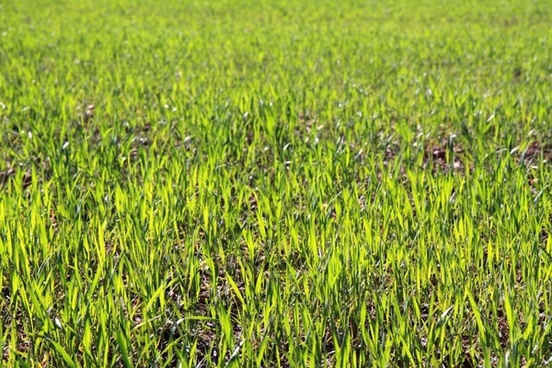
#> input picture 2.jpg, 552 x 368 px
$ python plot_boundary_merge.py
#> lines starting #> are read from the running program, lines starting #| are printed output that depends on the picture
"""
============================================
Hierarchical Merging of Region Boundary RAGs
============================================

"""

from skimage import data, segmentation, filters, color
from skimage.future import graph
from matplotlib import pyplot as plt
import matplotlib.image as mpimg


def weight_boundary(graph, src, dst, n):
    """
    Handle merging of nodes of a region boundary region adjacency graph.

    This function computes the `"weight"` and the count `"count"`
    attributes of the edge between `n` and the node formed after
    merging `src` and `dst`.


    Parameters
    ----------
    graph : RAG
        The graph under consideration.
    src, dst : int
        The vertices in `graph` to be merged.
    n : int
        A neighbor of `src` or `dst` or both.

    Returns
    -------
    data : dict
        A dictionary with the "weight" and "count" attributes to be
        assigned for the merged node.

    """
    default = {'weight': 0.0, 'count': 0}

    count_src = graph[src].get(n, default)['count']
    count_dst = graph[dst].get(n, default)['count']

    weight_src = graph[src].get(n, default)['weight']
    weight_dst = graph[dst].get(n, default)['weight']

    count = count_src + count_dst
    return {
        'count': count,
        'weight': (count_src * weight_src + count_dst * weight_dst)/count
    }


def merge_boundary(graph, src, dst):
    """Call back called before merging 2 nodes.

    In this case we don't need to do any computation here.
    """
    pass

img = mpimg.imread('2.jpg')
#> img is the input picture: shape (368, 552, 3); mean R, G, B 137.3, 154.5, 54.5
edges = filters.sobel(color.rgb2gray(img))
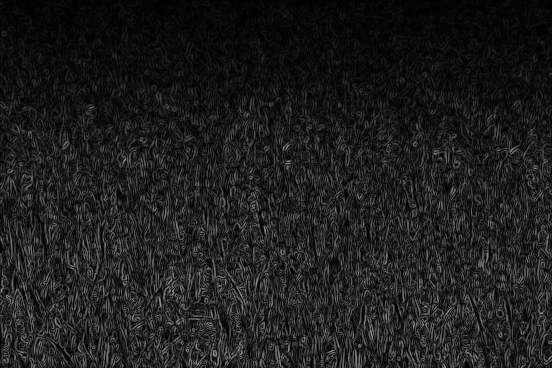
#> edges: shape (368, 552) float64; min 6.21e-05, max 0.638, mean 0.118
labels = segmentation.slic(img, compactness=30, n_segments=400)
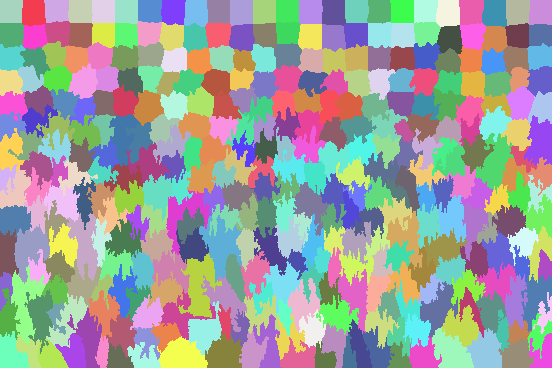
#> labels: shape (368, 552) int64; 350 distinct labels, from 1 to 350; one colour per label, 0 black
g = graph.rag_boundary(labels, edges)

graph.show_rag(labels, g, img)
plt.title('Initial RAG')

labels2 = graph.merge_hierarchical(labels, g, thresh=0.08, rag_copy=False,
                                   in_place_merge=True,
                                   merge_func=merge_boundary,
                                   weight_func=weight_boundary)
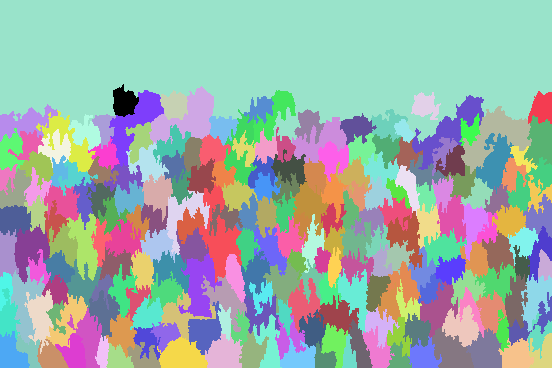
#> labels2: shape (368, 552) int64; 224 distinct labels, from 0 to 223; one colour per label, 0 black

graph.show_rag(labels, g, img)
plt.title('RAG after hierarchical merging')

plt.figure()
out = color.label2rgb(labels2, img, kind='avg')
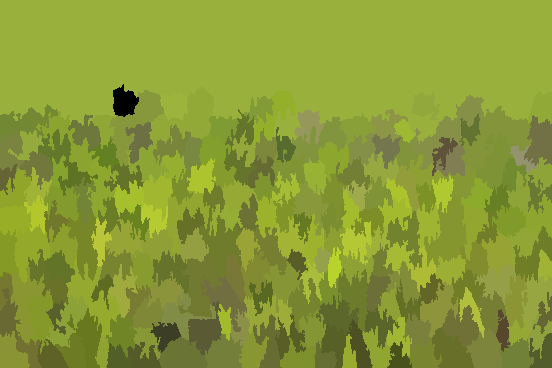
#> out: shape (368, 552, 3); mean R, G, B 136.3, 153.4, 53.8
plt.imshow(out)
plt.title('Final segmentation')

plt.show()
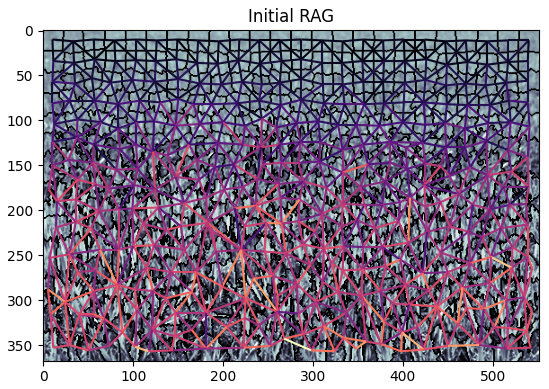
#> figure drawn by matplotlib, 1 panel
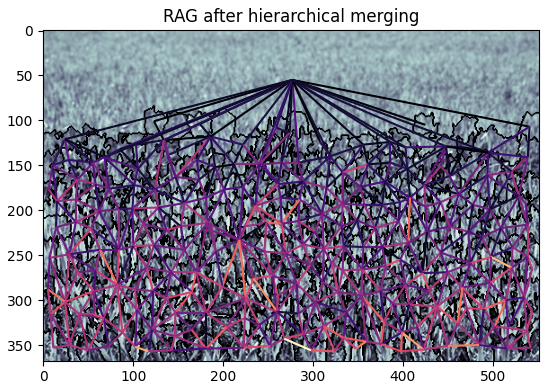
#> figure drawn by matplotlib, 1 panel
